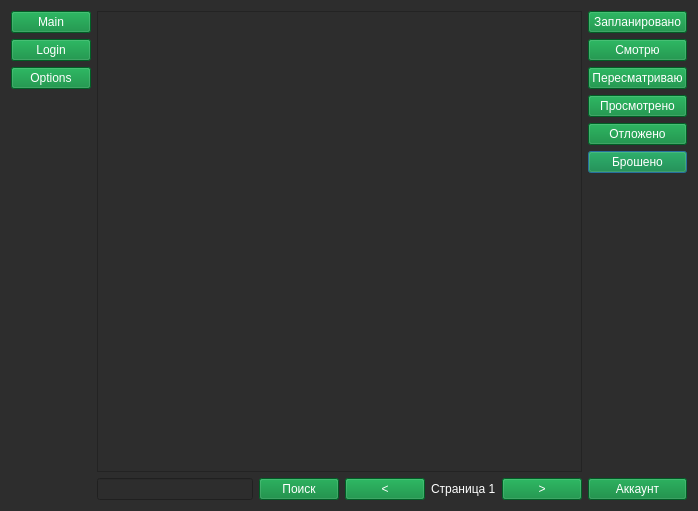
<?xml version="1.0" encoding="UTF-8"?>
<ui version="4.0">
 <class>Dialog</class>
 <widget class="QDialog" name="Dialog">
  <property name="geometry">
   <rect>
    <x>0</x>
    <y>0</y>
    <width>698</width>
    <height>511</height>
   </rect>
  </property>
  <property name="palette">
   <palette>
    <active>
     <colorrole role="WindowText">
      <brush brushstyle="SolidPattern">
       <color alpha="255">
        <red>255</red>
        <green>255</green>
        <blue>255</blue>
       </color>
      </brush>
     </colorrole>
     <colorrole role="Button">
      <brush brushstyle="SolidPattern">
       <color alpha="255">
        <red>45</red>
        <green>45</green>
        <blue>45</blue>
       </color>
      </brush>
     </colorrole>
     <colorrole role="Light">
      <brush brushstyle="SolidPattern">
       <color alpha="255">
        <red>45</red>
        <green>45</green>
        <blue>45</blue>
       </color>
      </brush>
     </colorrole>
     <colorrole role="Midlight">
      <brush brushstyle="SolidPattern">
       <color alpha="255">
        <red>45</red>
        <green>45</green>
        <blue>45</blue>
       </color>
      </brush>
     </colorrole>
     <colorrole role="Dark">
      <brush brushstyle="SolidPattern">
       <color alpha="255">
        <red>45</red>
        <green>45</green>
        <blue>45</blue>
       </color>
      </brush>
     </colorrole>
     <colorrole role="Mid">
      <brush brushstyle="SolidPattern">
       <color alpha="255">
        <red>45</red>
        <green>45</green>
        <blue>45</blue>
       </color>
      </brush>
     </colorrole>
     <colorrole role="Text">
      <brush brushstyle="SolidPattern">
       <color alpha="255">
        <red>255</red>
        <green>255</green>
        <blue>255</blue>
       </color>
      </brush>
     </colorrole>
     <colorrole role="ButtonText">
      <brush brushstyle="SolidPattern">
       <color alpha="255">
        <red>255</red>
        <green>255</green>
        <blue>255</blue>
       </color>
      </brush>
     </colorrole>
     <colorrole role="Base">
      <brush brushstyle="SolidPattern">
       <color alpha="255">
        <red>45</red>
        <green>45</green>
        <blue>45</blue>
       </color>
      </brush>
     </colorrole>
     <colorrole role="Window">
      <brush brushstyle="SolidPattern">
       <color alpha="255">
        <red>45</red>
        <green>45</green>
        <blue>45</blue>
       </color>
      </brush>
     </colorrole>
     <colorrole role="Shadow">
      <brush brushstyle="SolidPattern">
       <color alpha="255">
        <red>45</red>
        <green>45</green>
        <blue>45</blue>
       </color>
      </brush>
     </colorrole>
     <colorrole role="Highlight">
      <brush brushstyle="SolidPattern">
       <color alpha="255">
        <red>0</red>
        <green>133</green>
        <blue>62</blue>
       </color>
      </brush>
     </colorrole>
     <colorrole role="AlternateBase">
      <brush brushstyle="SolidPattern">
       <color alpha="255">
        <red>45</red>
        <green>45</green>
        <blue>45</blue>
       </color>
      </brush>
     </colorrole>
     <colorrole role="ToolTipBase">
      <brush brushstyle="SolidPattern">
       <color alpha="255">
        <red>45</red>
        <green>45</green>
        <blue>45</blue>
       </color>
      </brush>
     </colorrole>
     <colorrole role="ToolTipText">
      <brush brushstyle="SolidPattern">
       <color alpha="255">
        <red>236</red>
        <green>240</green>
        <blue>241</blue>
       </color>
      </brush>
     </colorrole>
     <colorrole role="PlaceholderText">
      <brush brushstyle="SolidPattern">
       <color alpha="128">
        <red>199</red>
        <green>203</green>
        <blue>203</blue>
       </color>
      </brush>
     </colorrole>
    </active>
    <inactive>
     <colorrole role="WindowText">
      <brush brushstyle="SolidPattern">
       <color alpha="255">
        <red>255</red>
        <green>255</green>
        <blue>255</blue>
       </color>
      </brush>
     </colorrole>
     <colorrole role="Button">
      <brush brushstyle="SolidPattern">
       <color alpha="255">
        <red>45</red>
        <green>45</green>
        <blue>45</blue>
       </color>
      </brush>
     </colorrole>
     <colorrole role="Light">
      <brush brushstyle="SolidPattern">
       <color alpha="255">
        <red>45</red>
        <green>45</green>
        <blue>45</blue>
       </color>
      </brush>
     </colorrole>
     <colorrole role="Midlight">
      <brush brushstyle="SolidPattern">
       <color alpha="255">
        <red>45</red>
        <green>45</green>
        <blue>45</blue>
       </color>
      </brush>
     </colorrole>
     <colorrole role="Dark">
      <brush brushstyle="SolidPattern">
       <color alpha="255">
        <red>45</red>
        <green>45</green>
        <blue>45</blue>
       </color>
      </brush>
     </colorrole>
     <colorrole role="Mid">
      <brush brushstyle="SolidPattern">
       <color alpha="255">
        <red>45</red>
        <green>45</green>
        <blue>45</blue>
       </color>
      </brush>
     </colorrole>
     <colorrole role="Text">
      <brush brushstyle="SolidPattern">
       <color alpha="255">
        <red>255</red>
        <green>255</green>
        <blue>255</blue>
       </color>
      </brush>
     </colorrole>
     <colorrole role="ButtonText">
      <brush brushstyle="SolidPattern">
       <color alpha="255">
        <red>255</red>
        <green>255</green>
        <blue>255</blue>
       </color>
      </brush>
     </colorrole>
     <colorrole role="Base">
      <brush brushstyle="SolidPattern">
       <color alpha="255">
        <red>45</red>
        <green>45</green>
        <blue>45</blue>
       </color>
      </brush>
     </colorrole>
     <colorrole role="Window">
      <brush brushstyle="SolidPattern">
       <color alpha="255">
        <red>45</red>
        <green>45</green>
        <blue>45</blue>
       </color>
      </brush>
     </colorrole>
     <colorrole role="Shadow">
      <brush brushstyle="SolidPattern">
       <color alpha="255">
        <red>45</red>
        <green>45</green>
        <blue>45</blue>
       </color>
      </brush>
     </colorrole>
     <colorrole role="Highlight">
      <brush brushstyle="SolidPattern">
       <color alpha="255">
        <red>0</red>
        <green>133</green>
        <blue>62</blue>
       </color>
      </brush>
     </colorrole>
     <colorrole role="AlternateBase">
      <brush brushstyle="SolidPattern">
       <color alpha="255">
        <red>45</red>
        <green>45</green>
        <blue>45</blue>
       </color>
      </brush>
     </colorrole>
     <colorrole role="ToolTipBase">
      <brush brushstyle="SolidPattern">
       <color alpha="255">
        <red>45</red>
        <green>45</green>
        <blue>45</blue>
       </color>
      </brush>
     </colorrole>
     <colorrole role="ToolTipText">
      <brush brushstyle="SolidPattern">
       <color alpha="255">
        <red>236</red>
        <green>240</green>
        <blue>241</blue>
       </color>
      </brush>
     </colorrole>
     <colorrole role="PlaceholderText">
      <brush brushstyle="SolidPattern">
       <color alpha="128">
        <red>199</red>
        <green>203</green>
        <blue>203</blue>
       </color>
      </brush>
     </colorrole>
    </inactive>
    <disabled>
     <colorrole role="WindowText">
      <brush brushstyle="SolidPattern">
       <color alpha="255">
        <red>255</red>
        <green>255</green>
        <blue>255</blue>
       </color>
      </brush>
     </colorrole>
     <colorrole role="Button">
      <brush brushstyle="SolidPattern">
       <color alpha="255">
        <red>45</red>
        <green>45</green>
        <blue>45</blue>
       </color>
      </brush>
     </colorrole>
     <colorrole role="Light">
      <brush brushstyle="SolidPattern">
       <color alpha="255">
        <red>45</red>
        <green>45</green>
        <blue>45</blue>
       </color>
      </brush>
     </colorrole>
     <colorrole role="Midlight">
      <brush brushstyle="SolidPattern">
       <color alpha="255">
        <red>45</red>
        <green>45</green>
        <blue>45</blue>
       </color>
      </brush>
     </colorrole>
     <colorrole role="Dark">
      <brush brushstyle="SolidPattern">
       <color alpha="255">
        <red>45</red>
        <green>45</green>
        <blue>45</blue>
       </color>
      </brush>
     </colorrole>
     <colorrole role="Mid">
      <brush brushstyle="SolidPattern">
       <color alpha="255">
        <red>45</red>
        <green>45</green>
        <blue>45</blue>
       </color>
      </brush>
     </colorrole>
     <colorrole role="Text">
      <brush brushstyle="SolidPattern">
       <color alpha="255">
        <red>255</red>
        <green>255</green>
        <blue>255</blue>
       </color>
      </brush>
     </colorrole>
     <colorrole role="ButtonText">
      <brush brushstyle="SolidPattern">
       <color alpha="255">
        <red>255</red>
        <green>255</green>
        <blue>255</blue>
       </color>
      </brush>
     </colorrole>
     <colorrole role="Base">
      <brush brushstyle="SolidPattern">
       <color alpha="255">
        <red>45</red>
        <green>45</green>
        <blue>45</blue>
       </color>
      </brush>
     </colorrole>
     <colorrole role="Window">
      <brush brushstyle="SolidPattern">
       <color alpha="255">
        <red>45</red>
        <green>45</green>
        <blue>45</blue>
       </color>
      </brush>
     </colorrole>
     <colorrole role="Shadow">
      <brush brushstyle="SolidPattern">
       <color alpha="255">
        <red>45</red>
        <green>45</green>
        <blue>45</blue>
       </color>
      </brush>
     </colorrole>
     <colorrole role="Highlight">
      <brush brushstyle="SolidPattern">
       <color alpha="255">
        <red>0</red>
        <green>120</green>
        <blue>215</blue>
       </color>
      </brush>
     </colorrole>
     <colorrole role="AlternateBase">
      <brush brushstyle="SolidPattern">
       <color alpha="255">
        <red>45</red>
        <green>45</green>
        <blue>45</blue>
       </color>
      </brush>
     </colorrole>
     <colorrole role="ToolTipBase">
      <brush brushstyle="SolidPattern">
       <color alpha="255">
        <red>45</red>
        <green>45</green>
        <blue>45</blue>
       </color>
      </brush>
     </colorrole>
     <colorrole role="ToolTipText">
      <brush brushstyle="SolidPattern">
       <color alpha="255">
        <red>236</red>
        <green>240</green>
        <blue>241</blue>
       </color>
      </brush>
     </colorrole>
     <colorrole role="PlaceholderText">
      <brush brushstyle="SolidPattern">
       <color alpha="128">
        <red>199</red>
        <green>203</green>
        <blue>203</blue>
       </color>
      </brush>
     </colorrole>
    </disabled>
   </palette>
  </property>
  <property name="windowTitle">
   <string>Dialog</string>
  </property>
  <property name="styleSheet">
   <string notr="true">color: rgb(255, 255, 255);
background-color: rgb(45, 45, 45);</string>
  </property>
  <layout class="QGridLayout" name="gridLayout">
   <item row="5" column="6">
    <widget class="QPushButton" name="btn_dropped">
     <property name="styleSheet">
      <string notr="true">background-color: rgb(0, 127, 50);</string>
     </property>
     <property name="text">
      <string>Брошено</string>
     </property>
    </widget>
   </item>
   <item row="1" column="0">
    <widget class="QPushButton" name="btn_login">
     <property name="styleSheet">
      <string notr="true">background-color: rgb(0, 133, 52);
color: rgb(255, 255, 255);</string>
     </property>
     <property name="text">
      <string>Login</string>
     </property>
    </widget>
   </item>
   <item row="3" column="6">
    <widget class="QPushButton" name="btn_completed">
     <property name="styleSheet">
      <string notr="true">background-color: rgb(0, 133, 52);</string>
     </property>
     <property name="text">
      <string>Просмотрено</string>
     </property>
    </widget>
   </item>
   <item row="7" column="1">
    <widget class="QLineEdit" name="txt_search"/>
   </item>
   <item row="6" column="6">
    <widget class="QLabel" name="lbl">
     <property name="text">
      <string/>
     </property>
    </widget>
   </item>
   <item row="2" column="0">
    <widget class="QPushButton" name="btn_options">
     <property name="styleSheet">
      <string notr="true">background-color: rgb(0, 133, 52);
color: rgb(255, 255, 255);</string>
     </property>
     <property name="text">
      <string>Options</string>
     </property>
    </widget>
   </item>
   <item row="7" column="0">
    <widget class="QLabel" name="username">
     <property name="text">
      <string/>
     </property>
    </widget>
   </item>
   <item row="4" column="6">
    <widget class="QPushButton" name="btn_on_hold">
     <property name="styleSheet">
      <string notr="true">background-color: rgb(0, 132, 52);</string>
     </property>
     <property name="text">
      <string>Отложено</string>
     </property>
    </widget>
   </item>
   <item row="7" column="3">
    <widget class="QPushButton" name="prev_page">
     <property name="styleSheet">
      <string notr="true">background-color: rgb(0, 133, 52);</string>
     </property>
     <property name="text">
      <string>&lt;</string>
     </property>
    </widget>
   </item>
   <item row="7" column="4">
    <widget class="QLabel" name="lbl_page">
     <property name="text">
      <string>Страница 1</string>
     </property>
    </widget>
   </item>
   <item row="2" column="6">
    <widget class="QPushButton" name="btn_rewatching">
     <property name="styleSheet">
      <string notr="true">background-color: rgb(0, 133, 52);</string>
     </property>
     <property name="text">
      <string>Пересматриваю</string>
     </property>
    </widget>
   </item>
   <item row="0" column="1" rowspan="7" colspan="5">
    <widget class="QListWidget" name="animes"/>
   </item>
   <item row="0" column="0">
    <widget class="QPushButton" name="btn_main">
     <property name="styleSheet">
      <string notr="true">background-color: rgb(0, 133, 52);
color: rgb(255, 255, 255);</string>
     </property>
     <property name="text">
      <string>Main</string>
     </property>
    </widget>
   </item>
   <item row="7" column="6">
    <widget class="QPushButton" name="btn_account">
     <property name="styleSheet">
      <string notr="true">background-color: rgb(0, 127, 50);</string>
     </property>
     <property name="text">
      <string>Аккаунт</string>
     </property>
    </widget>
   </item>
   <item row="1" column="6">
    <widget class="QPushButton" name="btn_watching">
     <property name="styleSheet">
      <string notr="true">background-color: rgb(0, 133, 52);</string>
     </property>
     <property name="text">
      <string>Смотрю</string>
     </property>
    </widget>
   </item>
   <item row="6" column="0">
    <widget class="QLabel" name="lbl_username">
     <property name="styleSheet">
      <string notr="true">font: 87 9pt &quot;Segoe UI Black&quot;;</string>
     </property>
     <property name="text">
      <string/>
     </property>
    </widget>
   </item>
   <item row="7" column="5">
    <widget class="QPushButton" name="next_page">
     <property name="styleSheet">
      <string notr="true">background-color: rgb(0, 133, 52);</string>
     </property>
     <property name="text">
      <string>&gt;</string>
     </property>
    </widget>
   </item>
   <item row="0" column="6">
    <widget class="QPushButton" name="btn_planned">
     <property name="styleSheet">
      <string notr="true">background-color: rgb(0, 133, 52);</string>
     </property>
     <property name="text">
      <string>Запланировано</string>
     </property>
    </widget>
   </item>
   <item row="7" column="2">
    <widget class="QPushButton" name="btn_search">
     <property name="styleSheet">
      <string notr="true">background-color: rgb(0, 127, 50);</string>
     </property>
     <property name="text">
      <string>Поиск</string>
     </property>
    </widget>
   </item>
  </layout>
 </widget>
 <resources/>
 <connections/>
</ui>
